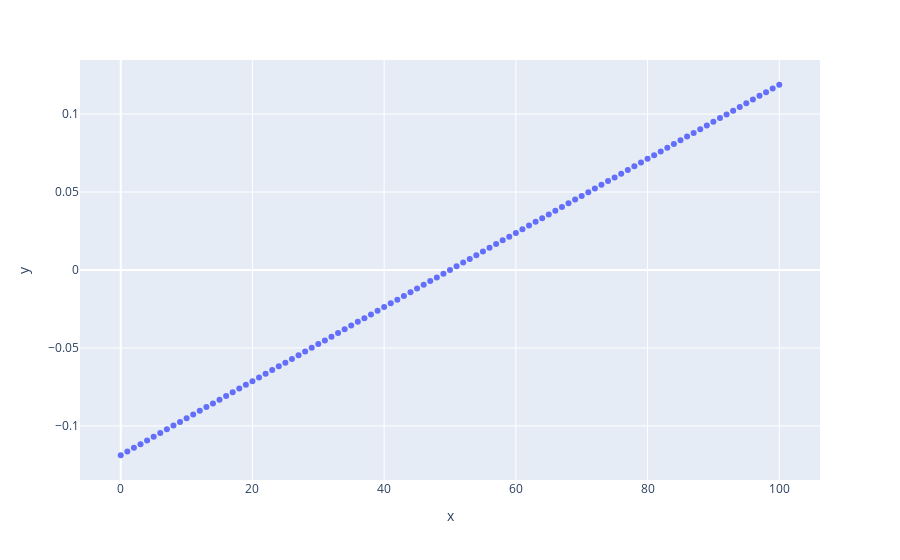

Notebook source saved alongside this figure:
### Code cell
d3 = [(2*i/(n-1) - 1) * 12/n for i in range(n)]
fig = px.scatter(x=list(range(n)), y=d3)
fig.show()
